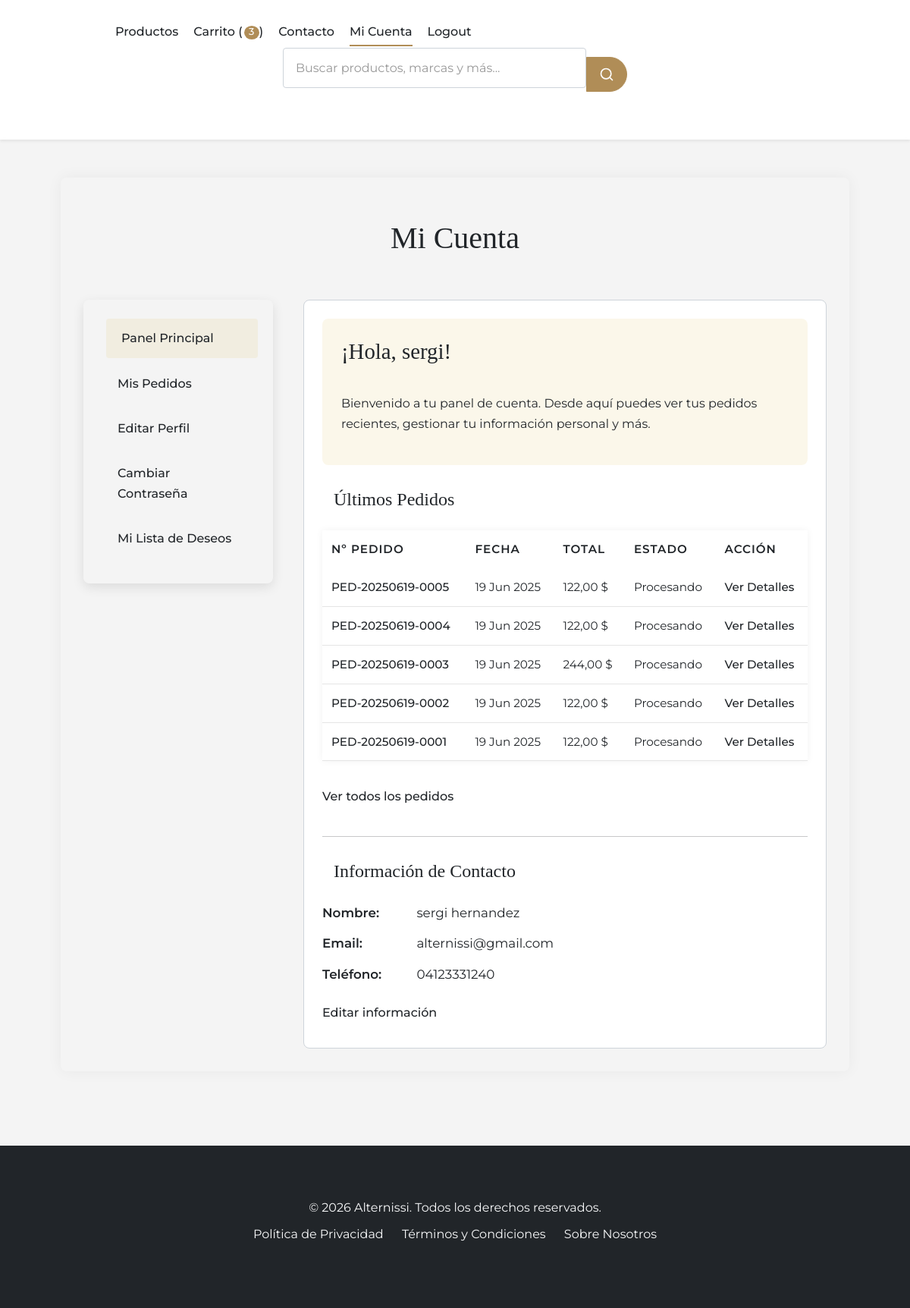
Page /cuenta/ (signed in) on the earlier database version.
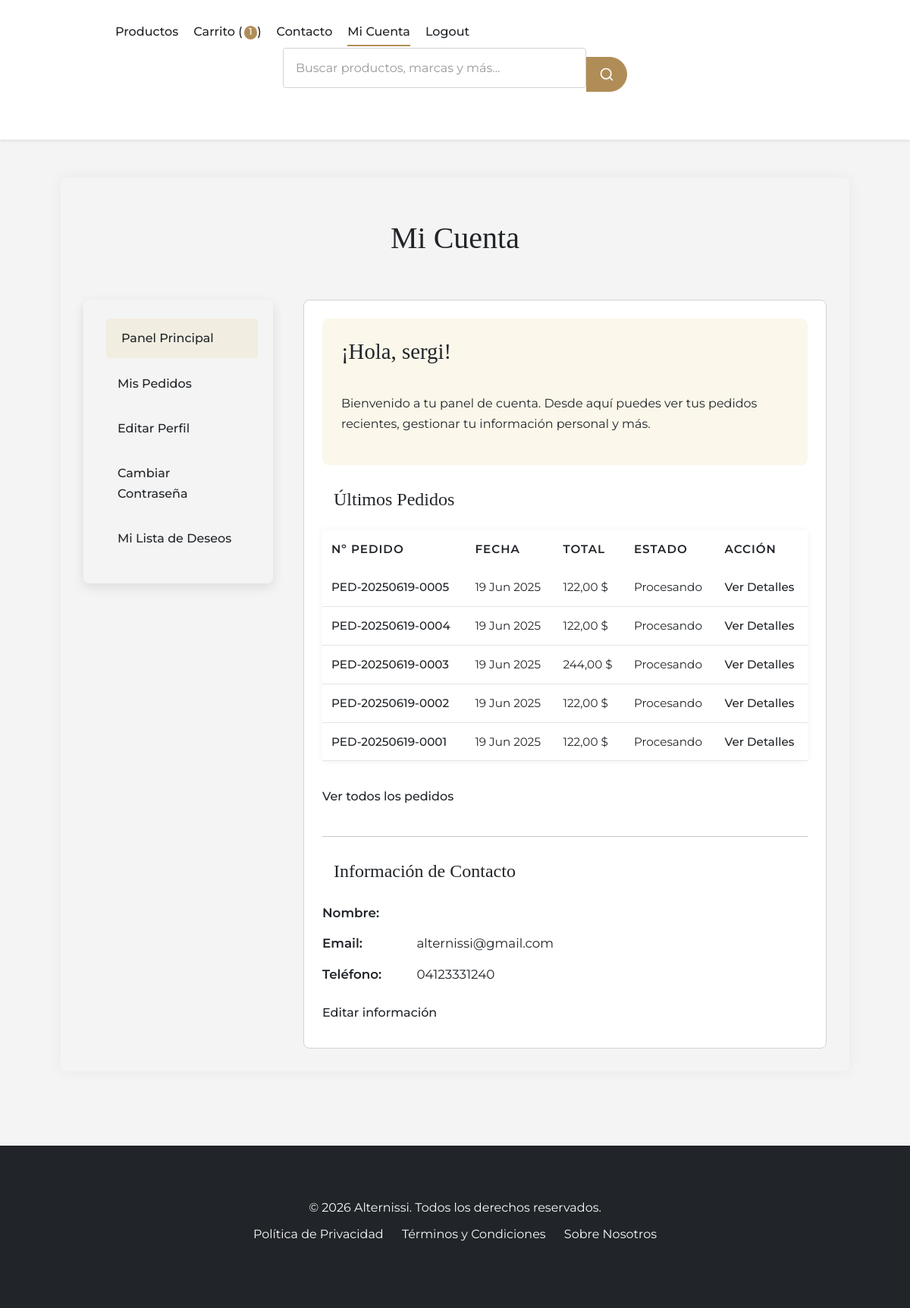
Same page on the later database version.
### post/models.py (models this page shows, shortened)
class TimeStampedModel(models.Model):
    creado = models.DateTimeField(auto_now_add=True, db_index=True)
    actualizado = models.DateTimeField(auto_now=True)
    class Meta:
        abstract = True

class Cliente(TimeStampedModel):
    usuario = models.OneToOneField(
        User,
        on_delete=models.CASCADE,
        null=True,
        blank=True,
        related_name='cliente'
    )
    nombre = models.CharField(max_length=100)
    apellido = models.CharField(max_length=100)
    email = models.EmailField(unique=True)
    telefono = models.CharField(max_length=20, blank=True)
    direccion = models.TextField(blank=True)
    ciudad = models.CharField(max_length=100, blank=True)
    codigo_postal = models.CharField(max_length=20, blank=True)
    pais = models.CharField(max_length=100, blank=True)
    fecha_nacimiento = models.DateField(null=True, blank=True)
    acepta_marketing = models.BooleanField(default=False)
    class Meta:
        ordering = ['apellido', 'nombre']
        indexes = [
            models.Index(fields=['apellido', 'nombre']),
            models.Index(fields=['email']),
        ]
    @property
    def nombre_completo(self):
        return f"{self.nombre} {self.apellido}"

### post/views.py (the view)
# urls.py: path('cuenta/', views.CuentaDashboardView.as_view(), name='cuenta_dashboard'),
class CuentaDashboardView(LoginRequiredMixin, DetailView):
    model = Cliente
    template_name = 'post/cuenta/dashboard.html'    # Corregido
    context_object_name = 'cliente'
    def get_object(self):
        cliente, created = Cliente.objects.get_or_create(
            usuario=self.request.user,
            defaults={
                'email': self.request.user.email,
                'nombre': self.request.user.first_name or self.request.user.username,
                'apellido': self.request.user.last_name or '',
            }
        )
        return cliente
    def get_context_data(self, **kwargs):
        context = super().get_context_data(**kwargs)
        context['ultimos_pedidos'] = self.object.pedidos.select_related('cupon').order_by('-creado')[:5]
        return context

### post/context_processors.py (called while the page is built)
def tienda_config_processor(request):
    config = ConfiguracionTienda.obtener_configuracion()
    moneda_simbolo_global = '$'
    if config and hasattr(config, 'simbolo_moneda') and config.simbolo_moneda:
        moneda_simbolo_global = config.simbolo_moneda
    return {
        'tienda_config': config,
        'moneda_simbolo_global': moneda_simbolo_global
    }

### post/models.py (called while the page is built)
    @property
    def total_items(self):
        return self.items.aggregate(total=Sum('cantidad'))['total'] or 0

    @property
    def subtotal(self):
        return sum(item.subtotal for item in self.items.all())

    def get_total(self, cliente_actual=None): # cliente_actual puede ser self.cliente
        s_total = self.subtotal # Cachear para evitar múltiples llamadas a la property
        descuento_aplicado = 0
        if cliente_actual is None and self.cliente:
            cliente_actual = self.cliente
        if self.cupon and self.cupon.es_valido(cliente=cliente_actual, subtotal=s_total):
            descuento_aplicado = self.cupon.aplicar_descuento(s_total)
        return s_total - descuento_aplicado

    @property
    def subtotal(self):
        return self.precio * self.cantidad

### post/templates/post/cuenta/dashboard.html (shortened to what this page needs)
{% extends "post/base.html" %}
{% load static %}
{% block content %}
<div class="account-container">
    <h1>Mi Cuenta</h1>
    <div class="account-grid">
        <aside class="account-nav">
            <ul>
                <li><a href="{% url 'tienda:cuenta_dashboard' %}" class="active">Panel Principal</a></li>
                <li><a href="{% url 'tienda:lista_pedidos_cliente' %}">Mis Pedidos</a></li>
                <li><a href="{% url 'tienda:editar_perfil_cliente' %}">Editar Perfil</a></li>
                <li><a href="{% url 'tienda:password_change' %}">Cambiar Contraseña</a></li>
                <li><a href="{% url 'tienda:ver_lista_deseos' %}">Mi Lista de Deseos</a></li>
            </ul>
        </aside>
        <main class="account-content">
            <section class="welcome-box">
                <h2>¡Hola, {{ cliente.nombre|default:request.user.username }}!</h2>
                <p>Bienvenido a tu panel de cuenta. Desde aquí puedes ver tus pedidos recientes, gestionar tu información personal y más.</p>
            </section>
            <section>
                <h3>Últimos Pedidos</h3>
                {% if ultimos_pedidos %}
                    <table class="recent-orders-table">
                        <thead><tr><th>Nº Pedido</th><th>Fecha</th><th>Total</th><th>Estado</th><th>Acción</th></tr></thead>
                        <tbody>
                            {% for pedido_obj in ultimos_pedidos %}
                            <tr>
                                <td><a href="{% url 'tienda:detalle_pedido_cliente' pedido_id=pedido_obj.id %}">{{ pedido_obj.codigo }}</a></td>
                                <td>{{ pedido_obj.creado|date:"d M Y" }}</td>
                                <td>{{ pedido_obj.total|floatformat:2 }} {{moneda_simbolo|default:'$'}}</td>
                                <td>{{ pedido_obj.get_estado_display }}</td>
                                <td><a href="{% url 'tienda:detalle_pedido_cliente' pedido_id=pedido_obj.id %}">Ver Detalles</a></td>
                            </tr>
                            {% endfor %}
                        </tbody>
                    </table>
                {% else %}
                    <p>Aún no has realizado ningún pedido.</p>
                {% endif %}
                <div class="quick-links"> <a href="{% url 'tienda:lista_pedidos_cliente' %}">Ver todos los pedidos</a></div>
            </section>
            <hr style="margin: 30px 0;">
            <section class="info-section">
                 <h3>Información de Contacto</h3>
                 <p><strong>Nombre:</strong> {{ cliente.nombre_completo|default:"No especificado" }}</p>
                 <p><strong>Email:</strong> {{ cliente.email|default:request.user.email }}</p>
                 <p><strong>Teléfono:</strong> {{ cliente.telefono|default:"No especificado" }}</p>
                 <div class="quick-links" style="margin-top:15px;"> <a href="{% url 'tienda:editar_perfil_cliente' %}">Editar información</a></div>
            </section>
        </main>
    </div>
</div>
{% endblock %}

Differences in the rows shown:
changed Cliente "sergi": nombre_completo "sergi hernandez" → (not shown)
Other differences:
{{ global_cart_items|default:0 }}: "3" → "1"
